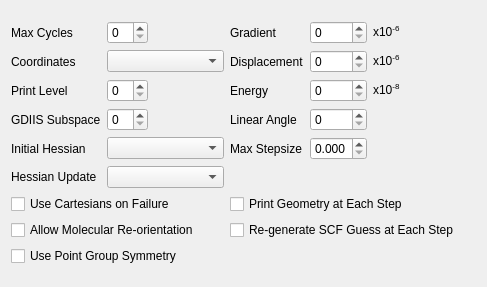
<?xml version="1.0" encoding="UTF-8"?>
<ui version="4.0">
 <class>OptimizeTab</class>
 <widget class="QWidget" name="OptimizeTab">
  <property name="geometry">
   <rect>
    <x>0</x>
    <y>0</y>
    <width>487</width>
    <height>287</height>
   </rect>
  </property>
  <property name="windowTitle">
   <string>Form</string>
  </property>
  <layout class="QVBoxLayout" name="verticalLayout">
   <item>
    <layout class="QGridLayout" name="gridLayout">
     <item row="1" column="3">
      <widget class="QLabel" name="label_10">
       <property name="text">
        <string>Displacement</string>
       </property>
      </widget>
     </item>
     <item row="1" column="0">
      <widget class="QLabel" name="label_14">
       <property name="text">
        <string>Coordinates</string>
       </property>
      </widget>
     </item>
     <item row="2" column="0">
      <widget class="QLabel" name="label_45">
       <property name="text">
        <string>Print Level</string>
       </property>
      </widget>
     </item>
     <item row="7" column="0" colspan="3">
      <widget class="QCheckBox" name="geom_opt_iproj">
       <property name="text">
        <string>Allow Molecular Re-orientation</string>
       </property>
      </widget>
     </item>
     <item row="6" column="3" colspan="4">
      <widget class="QCheckBox" name="geom_print">
       <property name="text">
        <string>Print Geometry at Each Step</string>
       </property>
      </widget>
     </item>
     <item row="2" column="4">
      <widget class="QSpinBox" name="geom_opt_tol_energy"/>
     </item>
     <item row="3" column="1">
      <widget class="QSpinBox" name="geom_opt_diis_subspace"/>
     </item>
     <item row="4" column="4">
      <widget class="QDoubleSpinBox" name="geom_opt_max_step_size">
       <property name="prefix">
        <string/>
       </property>
       <property name="suffix">
        <string/>
       </property>
       <property name="decimals">
        <number>3</number>
       </property>
       <property name="maximum">
        <double>9.990000000000000</double>
       </property>
      </widget>
     </item>
     <item row="2" column="5">
      <widget class="QLabel" name="label_11">
       <property name="text">
        <string>x10&lt;sup&gt;-8&lt;/sup&gt;</string>
       </property>
      </widget>
     </item>
     <item row="0" column="4">
      <widget class="QSpinBox" name="geom_opt_tol_gradient"/>
     </item>
     <item row="1" column="6">
      <spacer name="horizontalSpacer">
       <property name="orientation">
        <enum>Qt::Horizontal</enum>
       </property>
       <property name="sizeHint" stdset="0">
        <size>
         <width>40</width>
         <height>20</height>
        </size>
       </property>
      </spacer>
     </item>
     <item row="0" column="5">
      <widget class="QLabel" name="label_16">
       <property name="text">
        <string>x10&lt;sup&gt;-6&lt;/sup&gt;</string>
       </property>
      </widget>
     </item>
     <item row="5" column="0">
      <widget class="QLabel" name="label_44">
       <property name="text">
        <string>Hessian Update</string>
       </property>
      </widget>
     </item>
     <item row="4" column="1" colspan="2">
      <widget class="QComboBox" name="geom_opt_hessian"/>
     </item>
     <item row="7" column="3" colspan="4">
      <widget class="QCheckBox" name="geom_opt_scf_guess_always">
       <property name="text">
        <string>Re-generate SCF Guess at Each Step</string>
       </property>
      </widget>
     </item>
     <item row="8" column="0" colspan="3">
      <widget class="QCheckBox" name="geom_opt_symmetry">
       <property name="text">
        <string>Use Point Group Symmetry</string>
       </property>
      </widget>
     </item>
     <item row="5" column="1" colspan="2">
      <widget class="QComboBox" name="geom_opt_hessian_update"/>
     </item>
     <item row="4" column="3">
      <widget class="QLabel" name="label_71">
       <property name="text">
        <string>Max Stepsize</string>
       </property>
      </widget>
     </item>
     <item row="4" column="0">
      <widget class="QLabel" name="label_72">
       <property name="text">
        <string>Initial Hessian</string>
       </property>
      </widget>
     </item>
     <item row="3" column="3">
      <widget class="QLabel" name="label_68">
       <property name="text">
        <string>Linear Angle</string>
       </property>
      </widget>
     </item>
     <item row="6" column="0" colspan="3">
      <widget class="QCheckBox" name="qui_cartesian_fallback">
       <property name="text">
        <string>Use Cartesians on Failure</string>
       </property>
      </widget>
     </item>
     <item row="2" column="3">
      <widget class="QLabel" name="label_12">
       <property name="text">
        <string>Energy</string>
       </property>
      </widget>
     </item>
     <item row="0" column="0">
      <widget class="QLabel" name="label_17">
       <property name="text">
        <string>Max Cycles</string>
       </property>
      </widget>
     </item>
     <item row="3" column="0">
      <widget class="QLabel" name="label_70">
       <property name="text">
        <string>GDIIS Subspace</string>
       </property>
      </widget>
     </item>
     <item row="0" column="1">
      <widget class="QSpinBox" name="geom_opt_max_cycles"/>
     </item>
     <item row="3" column="4">
      <widget class="QSpinBox" name="geom_opt_linear_angle"/>
     </item>
     <item row="1" column="5">
      <widget class="QLabel" name="label_113">
       <property name="text">
        <string>x10&lt;sup&gt;-6&lt;/sup&gt;</string>
       </property>
      </widget>
     </item>
     <item row="1" column="4">
      <widget class="QSpinBox" name="geom_opt_tol_displacement"/>
     </item>
     <item row="2" column="1">
      <widget class="QSpinBox" name="geom_opt_print"/>
     </item>
     <item row="0" column="3">
      <widget class="QLabel" name="label_13">
       <property name="text">
        <string>Gradient</string>
       </property>
      </widget>
     </item>
     <item row="0" column="2">
      <spacer name="horizontalSpacer_5">
       <property name="orientation">
        <enum>Qt::Horizontal</enum>
       </property>
       <property name="sizeHint" stdset="0">
        <size>
         <width>40</width>
         <height>20</height>
        </size>
       </property>
      </spacer>
     </item>
     <item row="1" column="1" colspan="2">
      <widget class="QComboBox" name="geom_opt_coordinates"/>
     </item>
    </layout>
   </item>
  </layout>
 </widget>
 <resources/>
 <connections/>
</ui>
